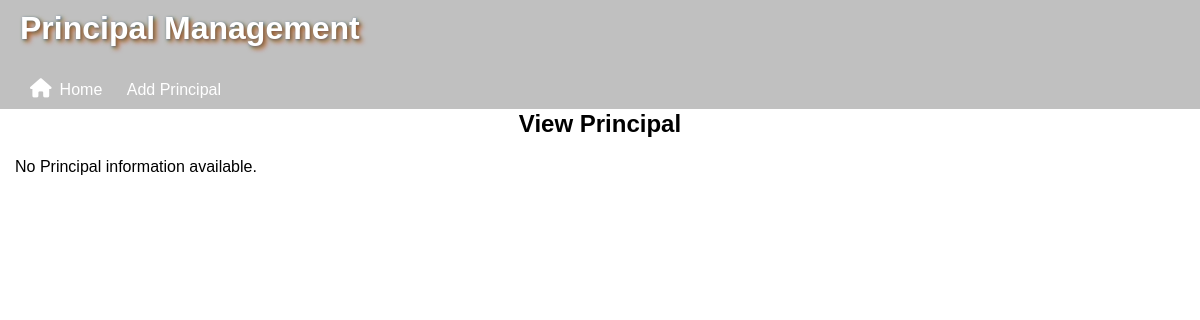
/admin/principal (signed in), run on an earlier commit of the app's database.
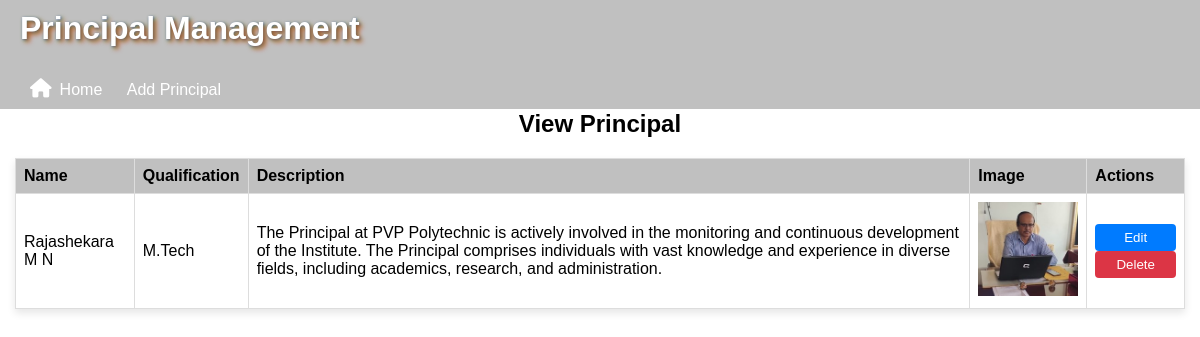
And on a later commit of the database.
### models.py (models this page shows)
class Principal(db.Model):
    id = db.Column(db.Integer, primary_key=True)
    name = db.Column(db.String(100), nullable=False)
    qualification = db.Column(db.String(100), nullable=False)
    description = db.Column(db.Text, nullable=False)
    image = db.Column(db.String(200), nullable=False)

### app.py (the view)
@app.route('/admin/principal')
@login_required
def admin_principal():
    principal = Principal.query.first()  # Assuming only one principal exists
    return render_template('view_principal.html', principal=principal)

### app.py (called while the page is built)
@login_manager.user_loader
def load_user(user_id):
    return User.query.get(int(user_id))

### templates/view_principal.html (shortened to what this page needs)
{% extends "principal.html" %}
{% block content %}
<h2>View Principal</h2>
{% if principal %}
<table border="1">
    <tr>
        <th>Name</th>
        <th>Qualification</th>
        <th>Description</th>
        <th>Image</th>
        <th>Actions</th>
    </tr>
    <tr>
        <td>{{ principal.name }}</td>
        <td>{{ principal.qualification }}</td>
        <td>{{ principal.description }}</td>
        <td>
            <img src="{{ url_for('static', filename='management/' + principal.image) }}" width="100">
        </td>
        <td>
            <a href="{{ url_for('edit_principal', id=principal.id) }}">
                <button type="button" class="edit-btn">Edit</button>
            </a>
            <a href="{{ url_for('delete_principal', id=principal.id) }}">
                <button type="submit" class="delete-btn" onclick="return confirm('Are you sure?')">Delete</button>
            </a>
        </td>
    </tr>
</table>
{% else %}
<p>No Principal information available.</p>
{% endif %}
{% endblock %}

What changed in the data, as far as the page shows it:
added Principal: name "Rajashekara M N", qualification "M.Tech", description "The Principal at PVP Polytechnic is actively involved in the monitoring and continuous development of the Institute. The Principal comprises individuals with vast knowledge and experience in diverse fields, including academics, research, and administration.", image (picture)
Also different on the page:
text no longer shown: "No Principal information available."
text now shown: "Name Qualification Description Image Actions Edit Delete"
